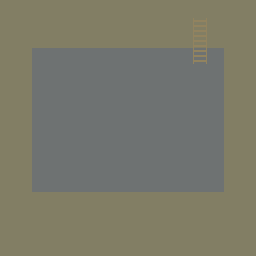

A 2D game scene composited from a Tiled map and its tileset images. What follows is a short description and the map's XML, with every tile layer's data as written:
An orthogonal 16x16 tile map with 16x16 px tiles, 2 tile layers (Base, Stone) and 5 objects (warp).

<map version="1.2" tiledversion="1.3.2" orientation="orthogonal" renderorder="right-down" compressionlevel="0" width="16" height="16" tilewidth="16" tileheight="16" infinite="0" nextlayerid="5" nextobjectid="10">
 <tileset firstgid="1" source="dungeon_ground.tsx" />
 <layer id="1" name="Base" width="16" height="16">
  <data encoding="csv">
7,7,7,7,7,7,7,7,7,7,7,7,7,7,7,7,
7,7,7,7,7,7,7,7,7,7,7,7,7,7,7,7,
7,7,7,7,7,7,7,7,7,7,7,7,7,7,7,7,
7,7,1,1,1,1,1,1,1,1,1,1,1,1,7,7,
7,7,1,1,1,1,1,1,1,1,1,1,1,1,7,7,
7,7,1,1,1,1,1,1,1,1,1,1,1,1,7,7,
7,7,1,1,1,1,1,1,1,1,1,1,1,1,7,7,
7,7,1,1,1,1,1,1,1,1,1,1,1,1,7,7,
7,7,1,1,1,1,1,1,1,1,1,1,1,1,7,7,
7,7,1,1,1,1,1,1,1,1,1,1,1,1,7,7,
7,7,1,1,1,1,1,1,1,1,1,1,1,1,7,7,
7,7,1,1,1,1,1,1,1,1,1,1,1,1,7,7,
7,7,7,7,7,7,7,7,7,7,7,7,7,7,7,7,
7,7,7,7,7,7,7,7,7,7,7,7,7,7,7,7,
7,7,7,7,7,7,7,7,7,7,7,7,7,7,7,7,
7,7,7,7,7,7,7,7,7,7,7,7,7,7,7,7
</data>
 </layer>
 <layer id="2" name="Stone" width="16" height="16">
  <data encoding="csv">
0,0,0,0,0,0,0,0,0,0,0,0,0,0,0,0,
0,0,0,0,0,0,0,0,0,0,0,0,10,0,0,0,
0,0,0,0,0,0,0,0,0,0,0,0,26,0,0,0,
0,0,0,0,0,0,0,0,0,0,0,33,42,0,0,0,
0,0,36,0,0,33,0,33,36,0,1073741858,0,0,2147483684,0,0,
0,0,0,1073741857,2147483681,1073741857,1073741857,2147483684,0,36,0,1073741857,0,33,0,0,
0,0,1073741857,3221225506,35,36,0,3221225506,36,37,33,36,0,0,0,0,
0,0,0,0,35,35,2147483681,1073741858,1073741858,36,36,0,2147483684,0,0,0,
0,0,0,3221225506,0,0,1073741858,36,36,3221225506,0,3221225506,36,0,0,0,
0,0,0,36,37,36,1073741858,1073741857,1073741857,0,36,3221225506,33,0,0,0,
0,0,0,0,2147483684,2147483681,0,36,37,2147483681,0,0,2147483681,1073741857,0,0,
0,0,0,0,0,1073741857,3221225506,0,0,0,0,36,1073741857,0,0,0,
0,0,0,0,0,0,0,0,0,0,0,0,0,0,0,0,
0,0,0,0,0,0,0,0,0,0,0,0,0,0,0,0,
0,0,0,0,0,0,0,0,0,0,0,0,0,0,0,0,
0,0,0,0,0,0,0,0,0,0,0,0,0,0,0,0
</data>
 </layer>
 <objectgroup id="4" name="Warp">
  <object id="9" name="forest_01" type="warp" x="197.333" y="49.6667" width="5" height="5">
   <properties>
    <property name="warp" value="warp" />
    <property name="warp_x_coord" type="float" value="199" />
    <property name="warp_y_coord" type="float" value="126" />
   </properties>
  </object>
 </objectgroup>
 <objectgroup id="3" name="Collision">
  <object id="4" x="-3" y="3.66667" width="272" height="27" />
  <object id="6" x="234.333" y="33.3333" width="50" height="167.333" />
  <object id="7" x="-6" y="200" width="273.333" height="52" />
  <object id="8" x="-27.6667" y="35" width="52" height="163.333" />
 </objectgroup>
</map>
